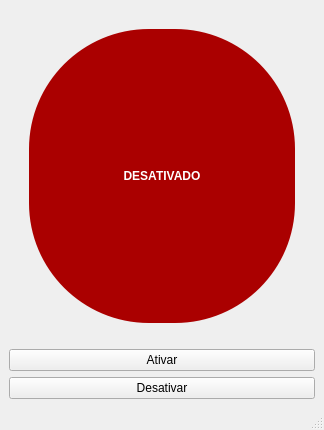
<?xml version="1.0" encoding="UTF-8"?>
<ui version="4.0">
 <class>MainWindow</class>
 <widget class="QMainWindow" name="MainWindow">
  <property name="geometry">
   <rect>
    <x>0</x>
    <y>0</y>
    <width>324</width>
    <height>430</height>
   </rect>
  </property>
  <property name="windowTitle">
   <string>MainWindow</string>
  </property>
  <widget class="QWidget" name="centralwidget">
   <layout class="QVBoxLayout" name="verticalLayout">
    <item>
     <widget class="QLabel" name="label">
      <property name="styleSheet">
       <string notr="true">border-radius: 120;margin: 20px;background-color:rgb(170, 0, 0) ;color: rgb(255, 255, 255);text-align:center;font-weight: bold;</string>
      </property>
      <property name="text">
       <string>DESATIVADO</string>
      </property>
      <property name="alignment">
       <set>Qt::AlignCenter</set>
      </property>
     </widget>
    </item>
    <item>
     <widget class="QPushButton" name="pushButton_2">
      <property name="text">
       <string>Ativar</string>
      </property>
     </widget>
    </item>
    <item>
     <widget class="QPushButton" name="pushButton">
      <property name="text">
       <string>Desativar</string>
      </property>
     </widget>
    </item>
   </layout>
  </widget>
  <widget class="QStatusBar" name="statusbar"/>
 </widget>
 <resources/>
 <connections/>
</ui>
